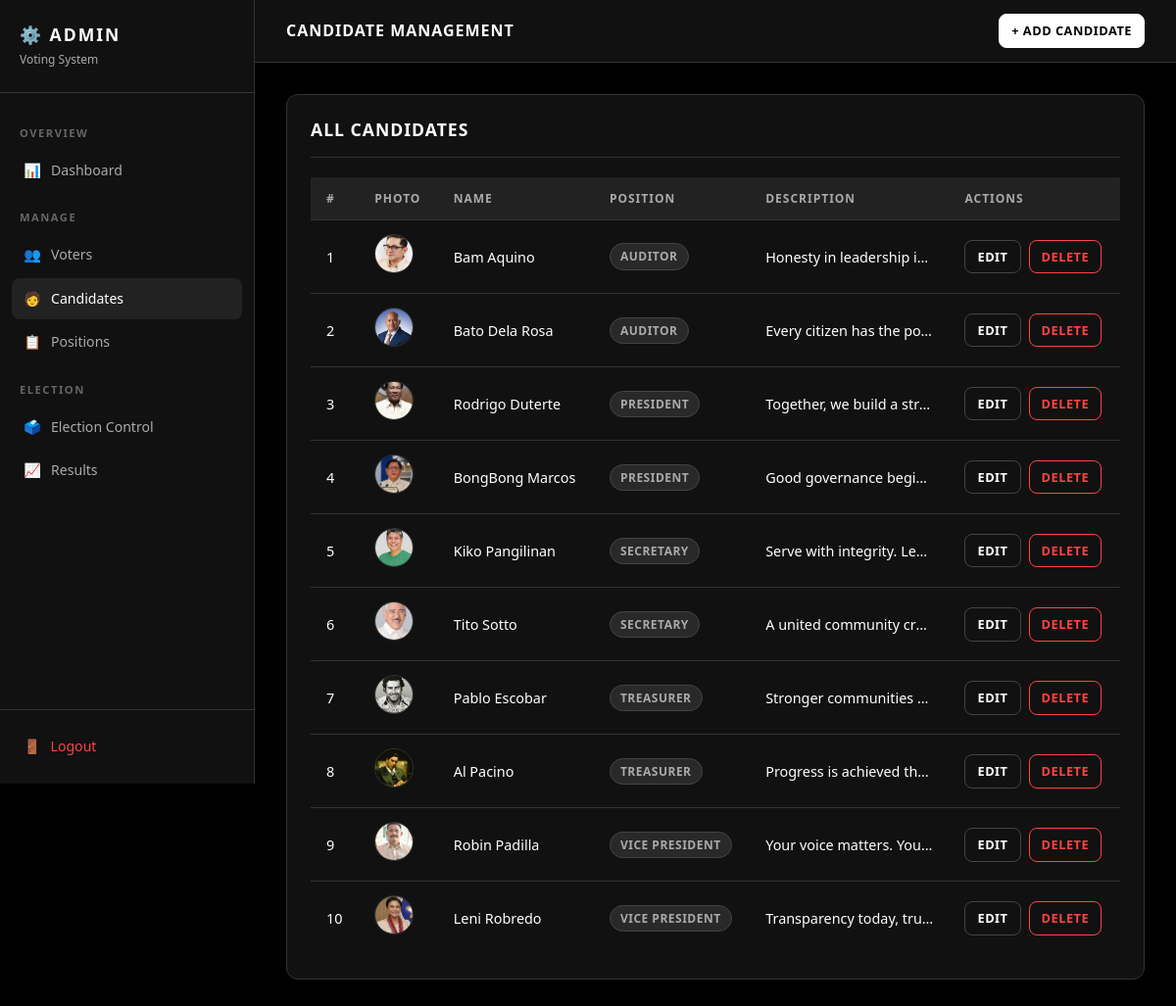
Screenshot of /admin/candidates.php (signed in) with the database file from the repository.
### tables this page shows
CREATE TABLE IF NOT EXISTS candidates (
    id INT AUTO_INCREMENT PRIMARY KEY,
    position_id INT NOT NULL,
    first_name VARCHAR(100) NOT NULL,
    last_name VARCHAR(100) NOT NULL,
    photo VARCHAR(255) DEFAULT 'default.png',
    description TEXT,
    created_at TIMESTAMP DEFAULT CURRENT_TIMESTAMP,
    FOREIGN KEY (position_id) REFERENCES positions(id) ON DELETE CASCADE
);

CREATE TABLE IF NOT EXISTS positions (
    id INT AUTO_INCREMENT PRIMARY KEY,
    position_name VARCHAR(100) NOT NULL UNIQUE,
    created_at TIMESTAMP DEFAULT CURRENT_TIMESTAMP
);

### admin/candidates.php (the view, shortened to what this page needs)
<?php
require_once '../includes/db.php';
$action  = $_GET['action'] ?? 'list';
$edit_candidate = null;
$positions_result = mysqli_query($conn, "SELECT * FROM positions ORDER BY position_name ASC");
$positions_list = [];
while ($p = mysqli_fetch_assoc($positions_result)) $positions_list[] = $p;
$candidates_result = mysqli_query($conn, "
    SELECT c.*, p.position_name
    FROM candidates c
    JOIN positions p ON p.id = c.position_id
    ORDER BY p.position_name, c.last_name
");
?>
<!DOCTYPE html>
<html lang="en">
<head>
    <link rel="stylesheet" href="../css/style.css">
</head>
<body>
<div class="admin-wrapper">
    <?php include 'includes/sidebar.php'; ?>
    <main class="admin-main">
        <div class="admin-topbar">
            <h2>Candidate Management</h2>
            <a href="candidates.php?action=add" class="btn btn-primary btn-sm">+ Add Candidate</a>
        </div>
        <div class="admin-body">
            <?php if ($action === 'add' || $action === 'edit'): ?>
            <div class="card">
                <div class="card-header">
                    <h3><?= $action === 'edit' ? 'Edit Candidate' : 'Add New Candidate' ?></h3>
                    <a href="candidates.php" class="btn btn-outline btn-sm">← Back</a>
                </div>
                <form method="POST" action="candidates.php" enctype="multipart/form-data">
                    <?php if ($edit_candidate): ?><input type="hidden" name="form_id" value="<?= $edit_candidate['id'] ?>"><?php endif; ?>
                    <div class="form-row">
                        <div class="form-group">
                            <label>First Name</label>
                            <input type="text" name="first_name" class="form-control" value="<?= htmlspecialchars($edit_candidate['first_name'] ?? '') ?>" required>
                        </div>
                        <div class="form-group">
                            <label>Last Name</label>
                            <input type="text" name="last_name" class="form-control" value="<?= htmlspecialchars($edit_candidate['last_name'] ?? '') ?>" required>
                        </div>
                    </div>
                    <div class="form-group">
                        <label>Position</label>
                        <select name="position_id" class="form-control" required>
                            <option value="">Select Position</option>
                            <?php foreach ($positions_list as $p): ?>
                                <option value="<?= $p['id'] ?>" <?= (isset($edit_candidate['position_id']) && $edit_candidate['position_id'] == $p['id']) ? 'selected' : '' ?>>
                                    <?= htmlspecialchars($p['position_name']) ?>
                                </option>
                            <?php endforeach; ?>
                        </select>
                    </div>
                    <div class="form-group">
                        <label>Photo <?= $action === 'edit' ? '(leave blank to keep current)' : '' ?></label>
                        <?php if ($action === 'edit' && $edit_candidate['photo'] && $edit_candidate['photo'] !== 'default.png'): ?>
                            <div style="margin-bottom:10px;">
                                <img src="../uploads/candidates/<?= htmlspecialchars($edit_candidate['photo']) ?>" class="photo-preview" alt="">
                            </div>
                        <?php endif; ?>
                        <input type="file" name="photo" class="form-control" accept="image/*">
                        <p class="form-hint">Max 5MB. JPG, PNG, GIF, WEBP.</p>
                    </div>
                    <div class="form-group">
                        <label>Description</label>
                        <textarea name="description" class="form-control"><?= htmlspecialchars($edit_candidate['description'] ?? '') ?></textarea>
                    </div>
                    <div style="display:flex; gap:12px;">
                        <button type="submit" class="btn btn-primary"><?= $action === 'edit' ? 'Update' : 'Add Candidate' ?></button>
                        <a href="candidates.php" class="btn btn-outline">Cancel</a>
                    </div>
                </form>
            </div>
            <?php else: ?>
            <div class="card">
                <div class="card-header"><h3>All Candidates</h3></div>
                <div class="table-wrapper">
                    <table>
                        <thead>
                            <tr>
                                <th>#</th>
                                <th>Photo</th>
                                <th>Name</th>
                                <th>Position</th>
                                <th>Description</th>
                                <th>Actions</th>
                            </tr>
                        </thead>
                        <tbody>
                        <?php
                        $i = 1;
                        while ($row = mysqli_fetch_assoc($candidates_result)):
                        ?>
                            <tr>
                                <td><?= $i++ ?></td>
                                <td>
                                    <?php if ($row['photo'] && $row['photo'] !== 'default.png' && file_exists('../uploads/candidates/' . $row['photo'])): ?>
                                        <img src="../uploads/candidates/<?= htmlspecialchars($row['photo']) ?>" style="width:40px;height:40px;border-radius:50%;object-fit:cover;border:1px solid var(--border);" alt="">
                                    <?php else: ?>
                                        <div style="width:40px;height:40px;border-radius:50%;background:var(--surface3);border:1px solid var(--border);display:flex;align-items:center;justify-content:center;">👤</div>
                                    <?php endif; ?>
                                </td>
                                <td><?= htmlspecialchars($row['first_name'] . ' ' . $row['last_name']) ?></td>
                                <td><span class="badge badge-info"><?= htmlspecialchars($row['position_name']) ?></span></td>
                                <td style="max-width:200px; white-space:nowrap; overflow:hidden; text-overflow:ellipsis;"><?= htmlspecialchars($row['description'] ?? '') ?></td>
                                <td>
                                    <div class="td-actions">
                                        <a href="candidates.php?action=edit&id=<?= $row['id'] ?>" class="btn btn-outline btn-sm">Edit</a>
                                        <a href="#cdel-<?= $row['id'] ?>" class="btn btn-danger btn-sm">Delete</a>
                                    </div>
                                </td>
                            </tr>
                        <?php endwhile; ?>
                        </tbody>
                    </table>
                </div>
            </div>
            <?php endif; ?>
        </div>
    </main>
</div>
</body>
</html>

### admin/includes/sidebar.php
<?php
$current = basename($_SERVER['PHP_SELF']);
?>
<aside class="sidebar">
    <div class="sidebar-brand">
        <h1>⚙️ ADMIN</h1>
        <p>Voting System</p>
    </div>
    <nav class="sidebar-nav">
        <div class="sidebar-nav-section">Overview</div>
        <a href="dashboard.php" class="<?= $current === 'dashboard.php' ? 'active' : '' ?>">
            <span class="nav-icon">📊</span> Dashboard
        </a>
        <div class="sidebar-nav-section">Manage</div>
        <a href="voters.php" class="<?= $current === 'voters.php' ? 'active' : '' ?>">
            <span class="nav-icon">👥</span> Voters
        </a>
        <a href="candidates.php" class="<?= $current === 'candidates.php' ? 'active' : '' ?>">
            <span class="nav-icon">🧑</span> Candidates
        </a>
        <a href="positions.php" class="<?= $current === 'positions.php' ? 'active' : '' ?>">
            <span class="nav-icon">📋</span> Positions
        </a>
        <div class="sidebar-nav-section">Election</div>
        <a href="election.php" class="<?= $current === 'election.php' ? 'active' : '' ?>">
            <span class="nav-icon">🗳️</span> Election Control
        </a>
        <a href="results.php" class="<?= $current === 'results.php' ? 'active' : '' ?>">
            <span class="nav-icon">📈</span> Results
        </a>
    </nav>
    <div class="sidebar-footer">
        <a href="logout.php">
            <span class="nav-icon">🚪</span> Logout
        </a>
    </div>
</aside>

### rows the page displays
candidates: photo (picture), first_name+last_name "Bam Aquino", position.position_name "AUDITOR", description "Honesty in leadership i…"
candidates: photo (picture), first_name+last_name "Bato Dela Rosa", position.position_name "AUDITOR", description "Every citizen has the po…"
candidates: photo (picture), first_name+last_name "Rodrigo Duterte", position.position_name "PRESIDENT", description "Together, we build a str…"
candidates: photo (picture), first_name+last_name "BongBong Marcos", position.position_name "PRESIDENT", description "Good governance begi…"
candidates: photo (picture), first_name+last_name "Kiko Pangilinan", position.position_name "SECRETARY", description "Serve with integrity. Le…"
candidates: photo (picture), first_name+last_name "Tito Sotto", position.position_name "SECRETARY", description "A united community cr…"
candidates: photo (picture), first_name+last_name "Pablo Escobar", position.position_name "TREASURER", description "Stronger communities…"
candidates: photo (picture), first_name+last_name "Al Pacino", position.position_name "TREASURER", description "Progress is achieved th…"
candidates: photo (picture), first_name+last_name "Robin Padilla", position.position_name "VICE PRESIDENT", description "Your voice matters. You…"
candidates: photo (picture), first_name+last_name "Leni Robredo", position.position_name "VICE PRESIDENT", description "Transparency today, tru…"
